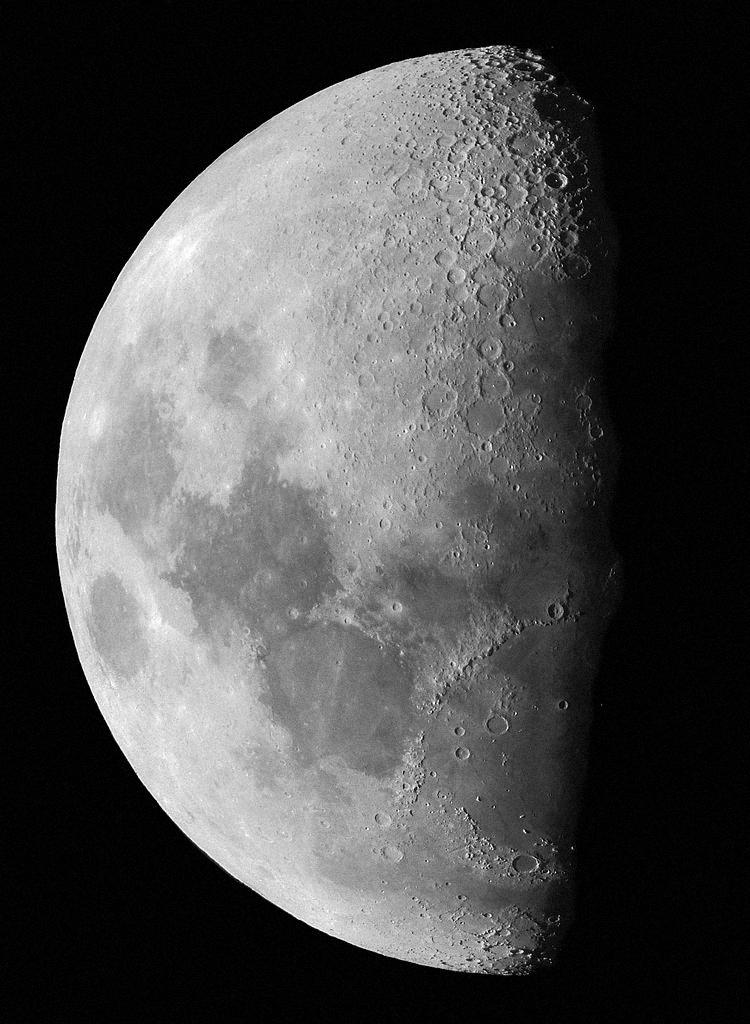
#> input picture images/moon.jpg, 750 x 1024 px
$ jupyter execute Ex5_2.ipynb
#> lines starting #> are read from the running program, lines starting #| are printed output that depends on the picture
[cell 1]
import cv2
import numpy as np
import matplotlib.pyplot as plt
import matplotlib.image as mpimg

[cell 2]
__image__ = r'../images/moon.jpg'
# read image
image = cv2.imread(__image__)
#> image is the input picture: shape (1024, 750, 3); min 0, max 255, mean 75.4

gray_img = cv2.cvtColor(image, cv2.COLOR_BGR2GRAY)

# Apply histogram equalization
eq_img = cv2.equalizeHist(gray_img)
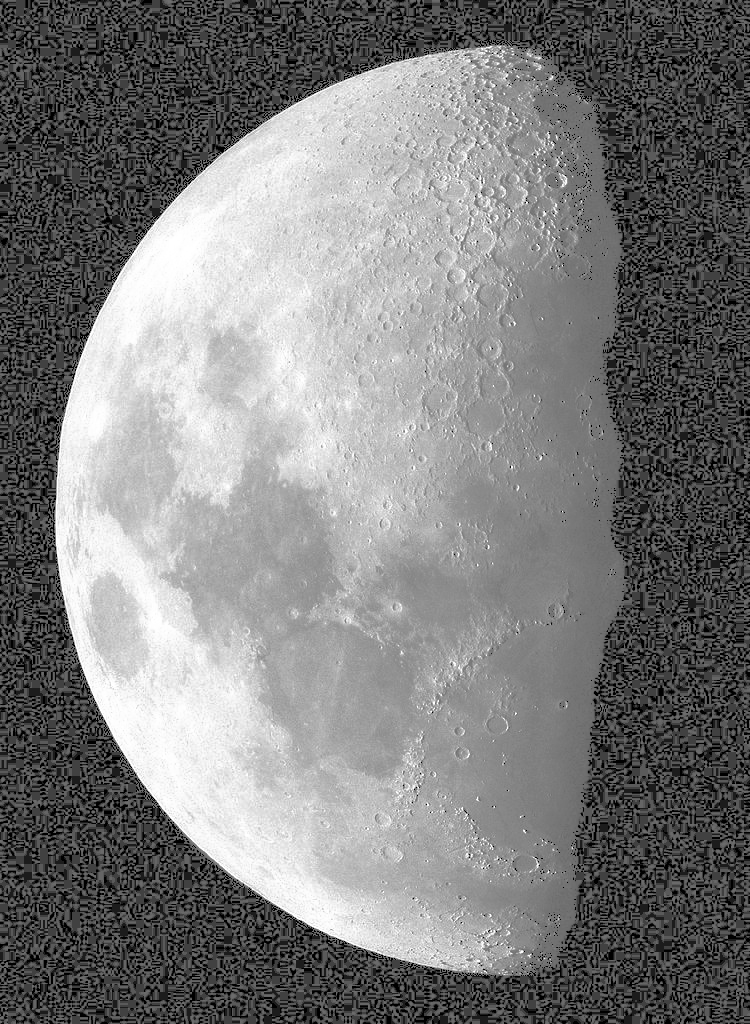
#> eq_img: shape (1024, 750); min 0, max 255, mean 124.7

plt.figure(1, figsize=(10, 5))
plt.subplot(1, 2 , 1)
plt.imshow(gray_img, cmap='gray')
plt.title('Original Image')
plt.subplot(1, 2 , 2)
plt.imshow(eq_img, cmap='gray')
plt.title('Equalized Image')
plt.show()
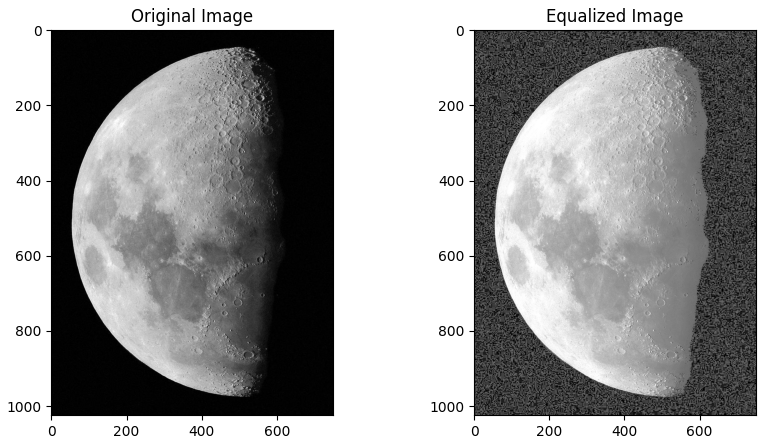
#> figure drawn by matplotlib, 2 panels

[cell 3]
count, bins = np.histogram(image.ravel(), bins=256, range=[0, 256])
#> count = 256 values, max 307260 at index 2, min 153 at index 253, mean 9000; bins = 257 values from 0 to 256

# Multiply bins by 255
bins *= 255
#> bins = 257 values from 0 to 65280

# Calculate histogram after equalization
count_eq, bins_eq = np.histogram(eq_img.ravel(), bins=256, range=[0, 256])
#> count_eq = 256 values, max 102420 at index 65, min 0 at index 1, mean 3000; bins_eq = 257 values from 0 to 256

# display histogram before and after equalization
# before
plt.figure(2, figsize=(15, 5))
plt.subplot(1, 2 , 1)
plt.hist(gray_img.ravel(), 256, [0, 256])
plt.title('Histogram of Original Image')
plt.xlabel('# of pixels')
plt.xlim([0, 256])
plt.ylabel('Gray level')

# after
plt.subplot(1, 2, 2)
plt.bar(bins_eq[:-1], count_eq, width=np.diff(bins_eq)[0])
plt.title('Histogram after equalization')
plt.xlabel('Grey level')
plt.ylabel('# of pixels')

plt.show()
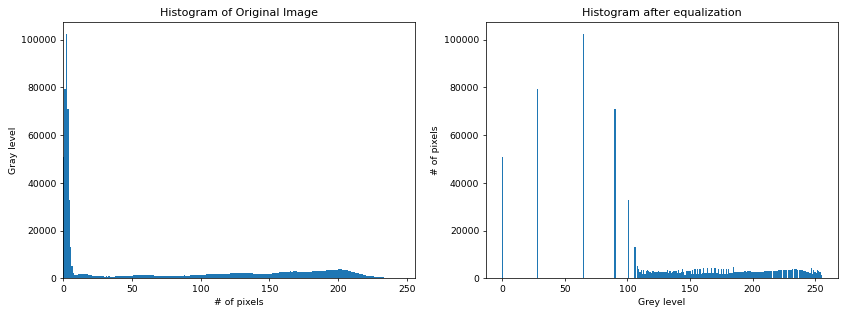
#> figure drawn by matplotlib, 2 panels; panel 1: tallest bar 102420 high, from x = 2 to 3; panel 2: tallest bar 102420 high, from x = 64.5 to 65.5

$ run again, with images/atrium.jpg copied over images/moon.jpg
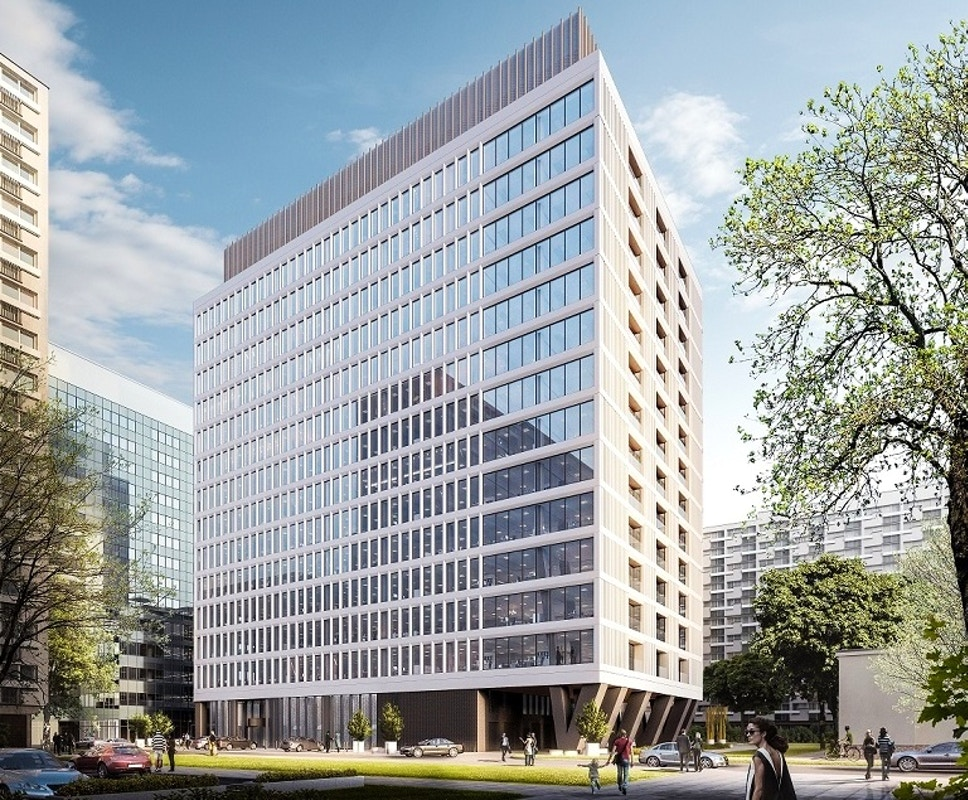
#> input picture images/atrium.jpg, 968 x 800 px
#> image is the input picture: shape (800, 968, 3); mean B, G, R 163.5, 162.1, 155.6
#> `plt.show()`:
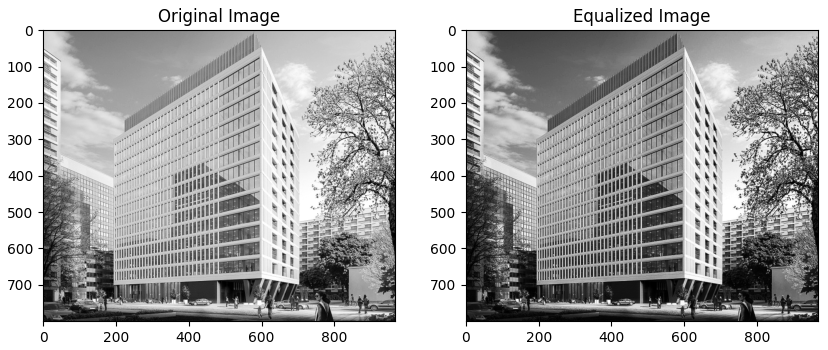
#> figure drawn by matplotlib, 2 panels
#> `count, bins = np.histogram(image.ravel(), bins=256, range=[0, 256])`: count = 256 values, max 43828 at index 255, min 2750 at index 1, mean 9075; bins = 257 values from 0 to 256
#> `bins *= 255`: bins = 257 values from 0 to 65280
#> count_eq = 256 values, max 9301 at index 253, min 0 at index 91, mean 3025; bins_eq = 257 values from 0 to 256
#> `plt.show()`:
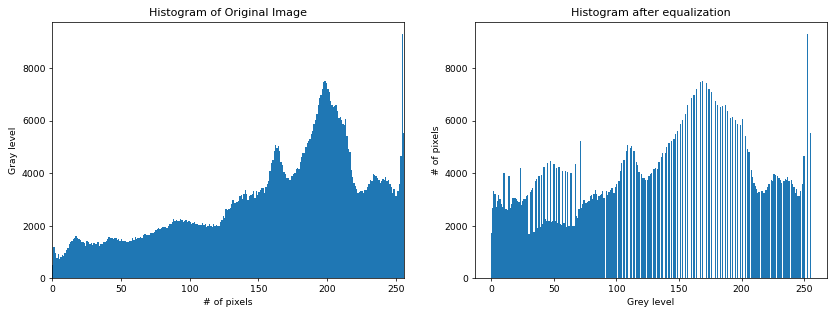
#> figure drawn by matplotlib, 2 panels; panel 1: tallest bar 9301 high, from x = 254 to 255; panel 2: tallest bar 9301 high, from x = 252.5 to 253.5
